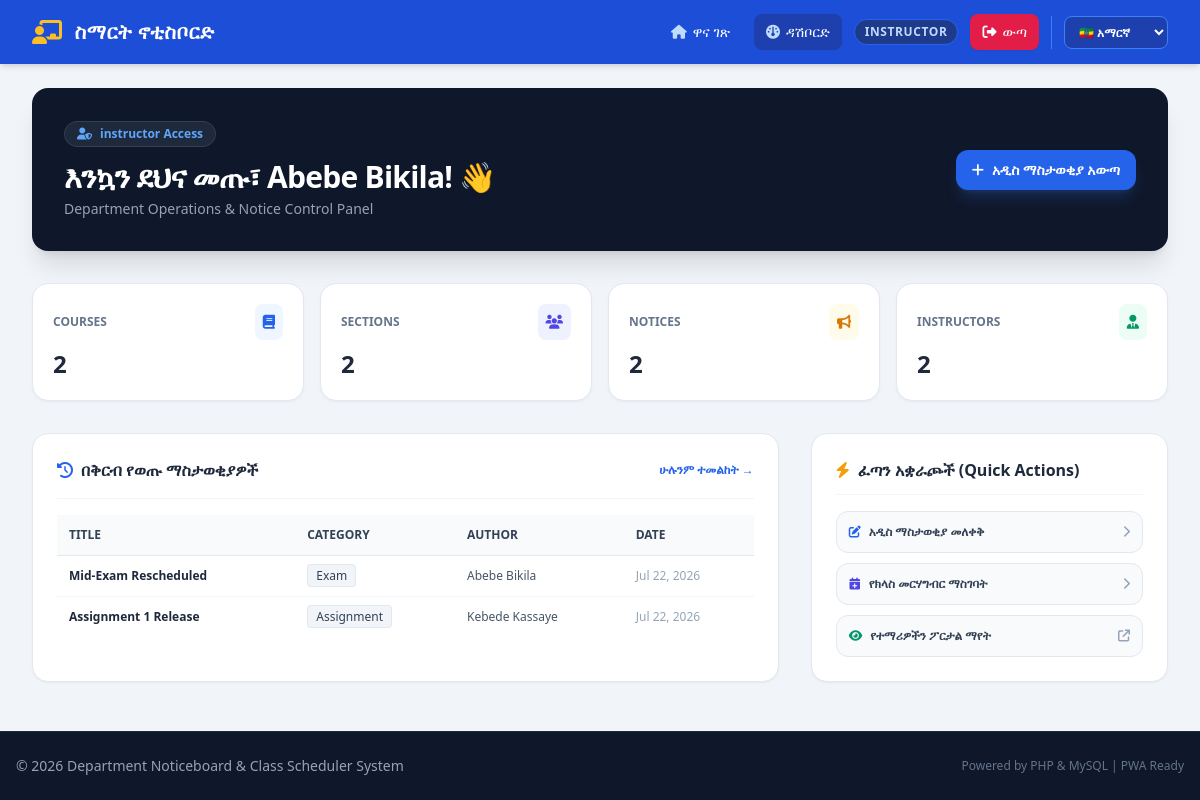
The app's page /dashboard.php (signed in) with its own data.
### tables this page shows
CREATE TABLE notices (
    id INT AUTO_INCREMENT PRIMARY KEY,
    title VARCHAR(200) NOT NULL,
    content TEXT NOT NULL,
    category ENUM('Exam', 'Assignment', 'Make-up Class', 'General') NOT NULL DEFAULT 'General',
    target_section_id INT NULL,  
    author_id INT NOT NULL,
    attachment_path VARCHAR(255) NULL,
    created_at TIMESTAMP DEFAULT CURRENT_TIMESTAMP,
    FOREIGN KEY (target_section_id) REFERENCES sections(id) ON DELETE CASCADE,
    FOREIGN KEY (author_id) REFERENCES users(id) ON DELETE CASCADE
);

CREATE TABLE users (
    id INT AUTO_INCREMENT PRIMARY KEY,
    full_name VARCHAR(100) NOT NULL,
    email VARCHAR(100) NOT NULL UNIQUE,
    password_hash VARCHAR(255) NOT NULL,
    role ENUM('admin', 'instructor') NOT NULL DEFAULT 'instructor',
    department_id INT NULL,
    created_at TIMESTAMP DEFAULT CURRENT_TIMESTAMP,
    FOREIGN KEY (department_id) REFERENCES departments(id) ON DELETE SET NULL
);

### dashboard.php (the view, shortened to what this page needs)
<?php
require_once 'config/db.php';
$user_name = $_SESSION['full_name'] ?? 'Staff Member';
$user_role = $_SESSION['role'] ?? 'Instructor';
$counts = [
    'courses'    => 0,
    'sections'   => 0,
    'notices'    => 0,
    'instructors'=> 0
];
$recent_notices = [];
if ($pdo) {
    try {
        $counts['courses']     = $pdo->query("SELECT COUNT(*) FROM courses")->fetchColumn();
        $counts['sections']    = $pdo->query("SELECT COUNT(*) FROM sections")->fetchColumn();
        $counts['notices']     = $pdo->query("SELECT COUNT(*) FROM notices")->fetchColumn();
        $counts['instructors'] = $pdo->query("SELECT COUNT(*) FROM users WHERE role = 'Instructor'")->fetchColumn();
        $stmtN = $pdo->query("SELECT n.*, u.full_name as author_name, s.year, s.section_name
                              FROM notices n
                              JOIN users u ON n.author_id = u.id
                              LEFT JOIN sections s ON n.target_section_id = s.id
                              ORDER BY n.created_at DESC LIMIT 5");
        $recent_notices = $stmtN->fetchAll();
    } catch (PDOException $e) {
    }
}
include_once 'includes/header.php';
?>
<div class="bg-slate-900 text-white rounded-2xl p-6 md:p-8 mb-8 shadow-xl flex flex-col md:flex-row items-start md:items-center justify-between gap-4">
    <div>
        <div class="inline-flex items-center gap-2 bg-slate-800 text-blue-400 text-xs font-semibold px-3 py-1 rounded-full mb-3 border border-slate-700">
            <i class="fa-solid fa-user-shield"></i> <?= htmlspecialchars($user_role); ?> Access
        </div>
        <h1 class="text-2xl md:text-3xl font-extrabold tracking-tight">
            እንኳን ደህና መጡ፣ <?= htmlspecialchars($user_name); ?>! 👋
        </h1>
        <p class="text-slate-400 text-sm mt-1">
            Department Operations & Notice Control Panel
        </p>
    </div>
    <div class="flex items-center gap-3">
        <a href="post_notice.php" class="bg-blue-600 hover:bg-blue-700 text-white font-bold text-sm px-4 py-2.5 rounded-xl transition shadow-lg shadow-blue-500/20 flex items-center gap-2">
            <i class="fa-solid fa-plus"></i> አዲስ ማስታወቂያ አውጣ
        </a>
    </div>
</div>
<div class="grid grid-cols-2 lg:grid-cols-4 gap-4 mb-8">
    <div class="bg-white p-5 rounded-2xl border border-slate-200 shadow-sm">
        <div class="flex items-center justify-between mb-2">
            <span class="text-xs font-semibold text-slate-500 uppercase">Courses</span>
            <span class="p-2 bg-blue-50 text-blue-600 rounded-lg text-sm"><i class="fa-solid fa-book"></i></span>
        </div>
        <p class="text-2xl font-bold text-slate-800"><?= $counts['courses']; ?></p>
    </div>
    <div class="bg-white p-5 rounded-2xl border border-slate-200 shadow-sm">
        <div class="flex items-center justify-between mb-2">
            <span class="text-xs font-semibold text-slate-500 uppercase">Sections</span>
            <span class="p-2 bg-indigo-50 text-indigo-600 rounded-lg text-sm"><i class="fa-solid fa-users"></i></span>
        </div>
        <p class="text-2xl font-bold text-slate-800"><?= $counts['sections']; ?></p>
    </div>
    <div class="bg-white p-5 rounded-2xl border border-slate-200 shadow-sm">
        <div class="flex items-center justify-between mb-2">
            <span class="text-xs font-semibold text-slate-500 uppercase">Notices</span>
            <span class="p-2 bg-amber-50 text-amber-600 rounded-lg text-sm"><i class="fa-solid fa-bullhorn"></i></span>
        </div>
        <p class="text-2xl font-bold text-slate-800"><?= $counts['notices']; ?></p>
    </div>
    <div class="bg-white p-5 rounded-2xl border border-slate-200 shadow-sm">
        <div class="flex items-center justify-between mb-2">
            <span class="text-xs font-semibold text-slate-500 uppercase">Instructors</span>
            <span class="p-2 bg-emerald-50 text-emerald-600 rounded-lg text-sm"><i class="fa-solid fa-user-tie"></i></span>
        </div>
        <p class="text-2xl font-bold text-slate-800"><?= $counts['instructors']; ?></p>
    </div>
</div>
<div class="grid grid-cols-1 lg:grid-cols-12 gap-8">
    <div class="lg:col-span-8 bg-white rounded-2xl shadow-sm border border-slate-200 p-6">
        <div class="flex items-center justify-between border-b border-slate-100 pb-4 mb-4">
            <h2 class="text-base font-bold text-slate-800 flex items-center gap-2">
                <i class="fa-solid fa-clock-rotate-left text-blue-600"></i> በቅርብ የወጡ ማስታወቂያዎች
            </h2>
            <a href="manage_notices.php" class="text-xs font-semibold text-blue-600 hover:underline">ሁሉንም ተመልከት →</a>
        </div>
        <?php if (empty($recent_notices)): ?>
            <div class="p-8 text-center bg-slate-50 rounded-xl border border-dashed border-slate-200 text-slate-500">
                <i class="fa-regular fa-folder-open text-3xl mb-2 text-slate-300"></i>
                <p class="text-sm">ምንም ማስታወቂያ አልተለጠፈም።</p>
            </div>
        <?php else: ?>
            <div class="overflow-x-auto">
                <table class="w-full text-left text-xs text-slate-600">
                    <thead class="bg-slate-50 text-slate-700 uppercase font-semibold border-b border-slate-200">
                        <tr>
                            <th class="p-3">Title</th>
                            <th class="p-3">Category</th>
                            <th class="p-3">Author</th>
                            <th class="p-3">Date</th>
                        </tr>
                    </thead>
                    <tbody class="divide-y divide-slate-100">
                        <?php foreach ($recent_notices as $n): ?>
                            <tr class="hover:bg-slate-50/80 transition">
                                <td class="p-3 font-semibold text-slate-800"><?= htmlspecialchars($n['title']); ?></td>
                                <td class="p-3">
                                    <span class="px-2 py-0.5 rounded bg-slate-100 text-slate-700 border border-slate-200 font-medium">
                                        <?= htmlspecialchars($n['category']); ?>
                                    </span>
                                </td>
                                <td class="p-3"><?= htmlspecialchars($n['author_name']); ?></td>
                                <td class="p-3 text-slate-400"><?= date('M d, Y', strtotime($n['created_at'])); ?></td>
                            </tr>
                        <?php endforeach; ?>
                    </tbody>
                </table>
            </div>
        <?php endif; ?>
    </div>
    <div class="lg:col-span-4 space-y-4">
        <div class="bg-white rounded-2xl shadow-sm border border-slate-200 p-6">
            <h2 class="text-base font-bold text-slate-800 border-b border-slate-100 pb-3 mb-4 flex items-center gap-2">
                <i class="fa-solid fa-bolt text-amber-500"></i> ፈጣን አቋራጮች (Quick Actions)
            </h2>
            <div class="space-y-2.5">
                <a href="post_notice.php" class="w-full flex items-center justify-between p-3 bg-slate-50 hover:bg-blue-50 border border-slate-200 rounded-xl text-xs font-semibold text-slate-700 hover:text-blue-700 transition">
                    <span class="flex items-center gap-2"><i class="fa-solid fa-pen-to-square text-blue-600"></i> አዲስ ማስታወቂያ መለቀቅ</span>
                    <i class="fa-solid fa-chevron-right text-slate-400"></i>
                </a>
                <a href="add_schedule.php" class="w-full flex items-center justify-between p-3 bg-slate-50 hover:bg-blue-50 border border-slate-200 rounded-xl text-xs font-semibold text-slate-700 hover:text-blue-700 transition">
                    <span class="flex items-center gap-2"><i class="fa-solid fa-calendar-plus text-indigo-600"></i> የክላስ መርሃግብር ማስገባት</span>
                    <i class="fa-solid fa-chevron-right text-slate-400"></i>
                </a>
                <a href="index.php" target="_blank" class="w-full flex items-center justify-between p-3 bg-slate-50 hover:bg-emerald-50 border border-slate-200 rounded-xl text-xs font-semibold text-slate-700 hover:text-emerald-700 transition">
                    <span class="flex items-center gap-2"><i class="fa-solid fa-eye text-emerald-600"></i> የተማሪዎችን ፖርታል ማየት</span>
                    <i class="fa-solid fa-arrow-up-right-from-square text-slate-400"></i>
                </a>
            </div>
        </div>
    </div>
</div>
<?php include_once 'includes/footer.php'; ?>

### records on screen
notices: title "Mid-Exam Rescheduled", category "Exam", author.full_name "Abebe Bikila", created_at "Jul 22, 2026"
notices: title "Assignment 1 Release", category "Assignment", author.full_name "Kebede Kassaye", created_at "Jul 22, 2026"

### other values on screen
$t['brand'] "ስማርት ኖቲስቦርድ"
$t['feed'] "ዋና ገጽ"
$t['dashboard'] "ዳሽቦርድ"
$_SESSION['role'] "INSTRUCTOR"
$t['logout'] "ውጣ"
$user_role "instructor"
$user_name "Abebe Bikila"
$counts['courses'] "2"
$counts['sections'] "2"
$counts['notices'] "2"
$counts['instructors'] "2"
